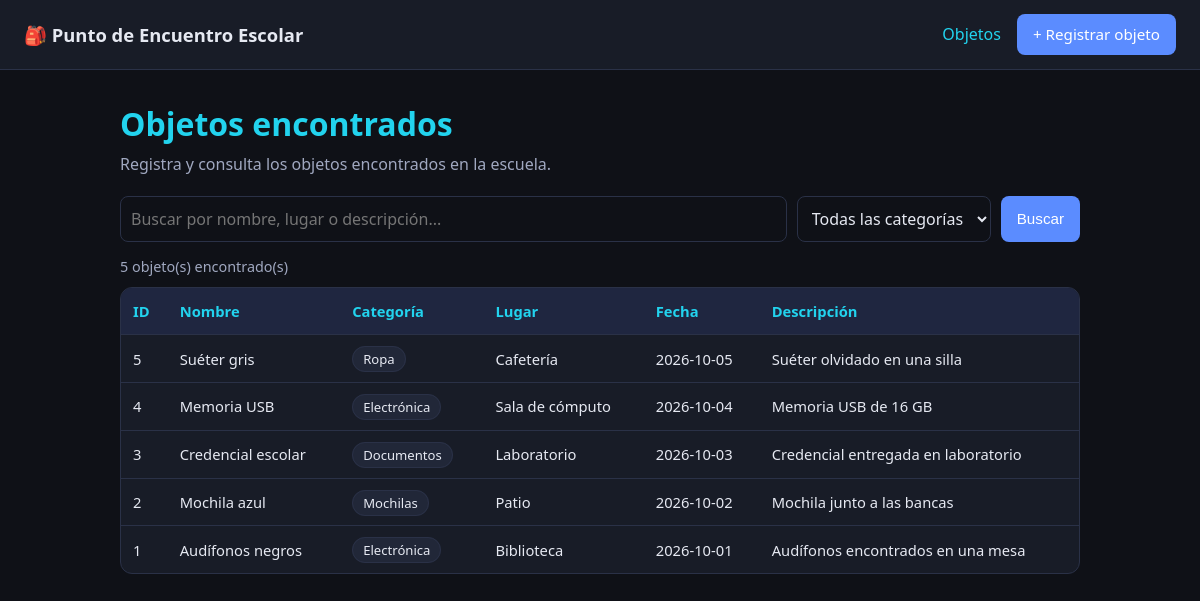
The page / on the database its author committed.
### tables this page shows
CREATE TABLE objetos (
    id INTEGER PRIMARY KEY AUTOINCREMENT,
    nombre TEXT NOT NULL,
    categoria TEXT NOT NULL,
    lugar TEXT NOT NULL,
    fecha TEXT NOT NULL,
    descripcion TEXT NOT NULL
);

### app/routes.py (the view)
@bp.route("/")
def inicio():
    busqueda = request.args.get("q", "").strip()
    categoria = request.args.get("categoria", "").strip()
    consulta = "SELECT * FROM objetos WHERE 1=1"
    datos = []
    if busqueda:
        consulta += " AND (nombre LIKE ? OR descripcion LIKE ? OR lugar LIKE ?)"
        datos += [f"%{busqueda}%"] * 3
    if categoria:
        consulta += " AND categoria = ?"
        datos.append(categoria)
    consulta += " ORDER BY fecha DESC, id DESC"
    conn = obtener_conexion()
    objetos = conn.execute(consulta, datos).fetchall()
    categorias = [
        fila["categoria"]
        for fila in conn.execute("SELECT DISTINCT categoria FROM objetos ORDER BY categoria")
    ]
    conn.close()
    return render_template(
        "index.html",
        objetos=objetos,
        categorias=categorias,
        busqueda=busqueda,
        categoria=categoria,
    )

### app/routes.py (called while the page is built)
def obtener_conexion():
    conn = sqlite3.connect(DB_PATH)
    conn.row_factory = sqlite3.Row  # permite usar los resultados como diccionarios
    return conn

### templates/index.html (shortened to what this page needs)
{% extends "base.html" %}
{% block contenido %}
  <h1>Objetos encontrados</h1>
  <p class="subtitulo">Registra y consulta los objetos encontrados en la escuela.</p>
  <form class="filtros" method="get">
    <input type="text" name="q" value="{{ busqueda }}" placeholder="Buscar por nombre, lugar o descripción...">
    <select name="categoria">
      <option value="">Todas las categorías</option>
    </select>
    <button type="submit">Buscar</button>
  </form>
  <p class="total">{{ objetos|length }} objeto(s) encontrado(s)</p>
  {% if objetos %}
    <div class="tabla-wrap">
      <table>
        <thead>
          <tr>
            <th>ID</th>
            <th>Nombre</th>
            <th>Categoría</th>
            <th>Lugar</th>
            <th>Fecha</th>
            <th>Descripción</th>
          </tr>
        </thead>
        <tbody>
          {% for o in objetos %}
            <tr>
              <td>{{ o.id }}</td>
              <td>{{ o.nombre }}</td>
              <td><span class="etiqueta">{{ o.categoria }}</span></td>
              <td>{{ o.lugar }}</td>
              <td>{{ o.fecha }}</td>
              <td>{{ o.descripcion }}</td>
            </tr>
          {% endfor %}
        </tbody>
      </table>
    </div>
  {% else %}
    <p class="vacio">No se encontraron objetos.</p>
  {% endif %}
{% endblock %}

### templates/base.html (shortened to what this page needs)
<!DOCTYPE html>
<html lang="es">
<head>
  <link rel="stylesheet" href="{{ url_for('static', filename='estilos.css') }}">
</head>
<body>
  <header class="barra">
    <a class="logo" href="{{ url_for('main.inicio') }}">🎒 Punto de Encuentro Escolar</a>
    <nav>
      <a href="{{ url_for('main.inicio') }}">Objetos</a>
      <a class="boton" href="{{ url_for('main.nuevo') }}">+ Registrar objeto</a>
    </nav>
  </header>
  <main class="contenedor">
    {% block contenido %}{% endblock %}
  </main>
</body>
</html>

### static/estilos.css (style rules this page uses)
:root { --fondo: #0f1117; --tarjeta: #181c27; --borde: #2a3147; --texto: #e6e9f2; --suave: #a0a8c0; --acento: #5b8cff; --acento-2: #22d3ee; }
* { box-sizing: border-box; margin: 0; padding: 0; }
body { background: var(--fondo); color: var(--texto); font-family: "Segoe UI", Arial, sans-serif; line-height: 1.5; }
a { color: var(--acento-2); text-decoration: none; }
.barra { display: flex; justify-content: space-between; align-items: center; flex-wrap: wrap; gap: 10px; padding: 14px 24px; background: var(--tarjeta); border-bottom: 1px solid var(--borde); }
.logo { font-weight: bold; font-size: 1.15rem; color: var(--texto); }
nav { display: flex; align-items: center; gap: 16px; }
.boton, button { display: inline-block; padding: 9px 16px; background: var(--acento); color: #fff; border: none; border-radius: 8px; font-size: 0.95rem; cursor: pointer; }
.contenedor { max-width: 1000px; margin: 0 auto; padding: 30px 20px; }
h1 { color: var(--acento-2); margin-bottom: 4px; }
.subtitulo { color: var(--suave); margin-bottom: 20px; }
.filtros { display: flex; flex-wrap: wrap; gap: 10px; margin-bottom: 14px; }
.filtros input { flex: 1; min-width: 220px; }
input, select, textarea { padding: 10px; background: var(--fondo); color: var(--texto); border: 1px solid var(--borde); border-radius: 8px; font-size: 1rem; font-family: inherit; }
.total { color: var(--suave); font-size: 0.9rem; margin-bottom: 10px; }
.tabla-wrap { overflow-x: auto; background: var(--tarjeta); border: 1px solid var(--borde); border-radius: 12px; }
table { width: 100%; border-collapse: collapse; min-width: 700px; }
th, td { padding: 12px; text-align: left; border-bottom: 1px solid var(--borde); font-size: 0.92rem; }
th { background: #1f2640; color: var(--acento-2); }
tbody tr:last-child td { border-bottom: none; }
.etiqueta { padding: 3px 10px; background: #212738; border: 1px solid var(--borde); border-radius: 999px; font-size: 0.82rem; }

### rows shown on the page
objetos: id "5", nombre "Suéter gris", categoria "Ropa", lugar "Cafetería", fecha "2026-10-05", descripcion "Suéter olvidado en una silla"
objetos: id "4", nombre "Memoria USB", categoria "Electrónica", lugar "Sala de cómputo", fecha "2026-10-04", descripcion "Memoria USB de 16 GB"
objetos: id "3", nombre "Credencial escolar", categoria "Documentos", lugar "Laboratorio", fecha "2026-10-03", descripcion "Credencial entregada en laboratorio"
objetos: id "2", nombre "Mochila azul", categoria "Mochilas", lugar "Patio", fecha "2026-10-02", descripcion "Mochila junto a las bancas"
objetos: id "1", nombre "Audífonos negros", categoria "Electrónica", lugar "Biblioteca", fecha "2026-10-01", descripcion "Audífonos encontrados en una mesa"

### other values the page prints
{{ objetos|length }} "5"
